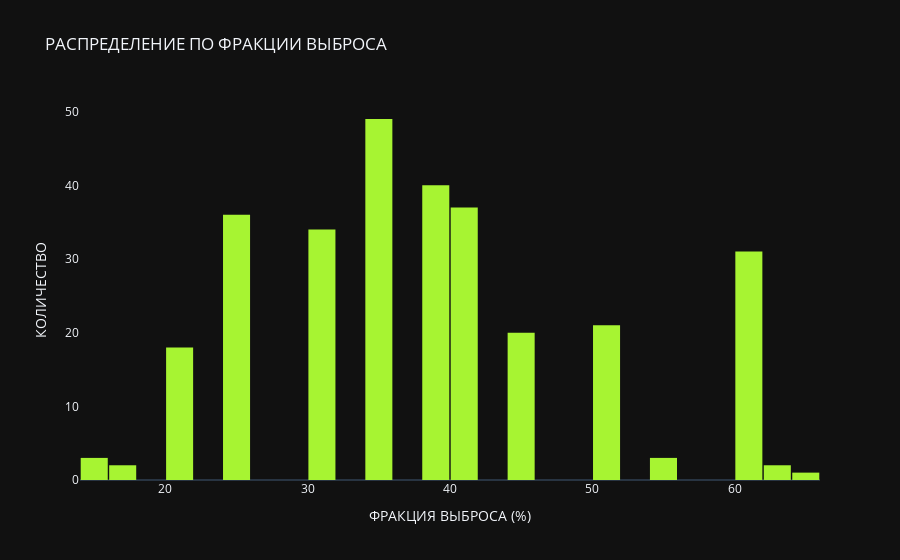

Write notebook code for a chart like this one.
### Code cell
fig = go.Figure()
fig.add_trace(go.Histogram(
    x = heart_data['ejection_fraction'],
    xbins=dict(
        start=14,
        end=70,
        size=2
    ),
    marker_color='#A7F432',
    opacity=1
))

fig.update_layout(
    title_text='РАСПРЕДЕЛЕНИЕ ПО ФРАКЦИИ ВЫБРОСА',
    xaxis_title_text='ФРАКЦИЯ ВЫБРОСА (%)',
    yaxis_title_text='КОЛИЧЕСТВО',
    bargap=0.05,
    xaxis = {'showgrid': False},
    yaxis = {'showgrid': False},
    template = 'plotly_dark'
)

fig.show()

### Figure 1 — Plotly figure (JSON) as saved in the notebook; plotly's stock layout.template omitted (floating-point values rounded to 4 significant figures; data arrays with more than 128 entries replaced by an {"elided": "..."} marker saying what was removed)
{"data": [{"marker": {"color": "#A7F432"}, "opacity": 1, "type": "histogram", "x": {"elided": "299 int values"}, "xbins": {"end": 70, "size": 2, "start": 14}}], "layout": {"bargap": 0.05, "title": {"text": "РАСПРЕДЕЛЕНИЕ ПО ФРАКЦИИ ВЫБРОСА"}, "xaxis": {"showgrid": false, "title": {"text": "ФРАКЦИЯ ВЫБРОСА (%)"}}, "yaxis": {"showgrid": false, "title": {"text": "КОЛИЧЕСТВО"}}}}
